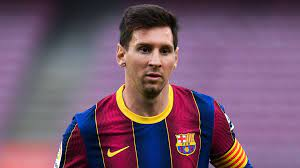
#> input picture 2)Computer_vision/Image processing/3 Image Enhancement using OpenCV/Frequency Domain/1.jpg, 300 x 168 px
$ jupyter execute 'Fourier Transform.ipynb'   (Python 2 division)
#> lines starting #> are read from the running program, lines starting #| are printed output that depends on the picture
# Fourier Transform

# Goal

In this section, we will learn

To find the Fourier Transform of images using OpenCV

To utilize the FFT functions available in Numpy

Some applications of Fourier Transform

We will see following functions : cv2.dft(), cv2.idft() etc

# Theory

# Fourier Transform in Numpy

[cell 1]
import cv2
import numpy as np
from matplotlib import pyplot as plt

[cell 2]
img = cv2.imread('1.jpg',0)
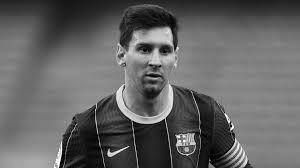
#> img: shape (168, 300); min 0, max 255, mean 99

[cell 3]
plt.imshow(img)

[cell 4]
f = np.fft.fft2(img)
fshift = np.fft.fftshift(f)
magnitude_spectrum = 20*np.log(np.abs(fshift))
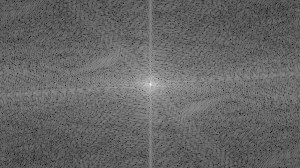
#> magnitude_spectrum: shape (168, 300) float64; min 45.97, max 308.4, mean 151.2; drawn with min black and max white

[cell 5]
plt.subplot(121),plt.imshow(img, cmap = 'gray')
plt.title('Input Image'), plt.xticks([]), plt.yticks([])
plt.subplot(122),plt.imshow(magnitude_spectrum, cmap = 'gray')
plt.title('Magnitude Spectrum'), plt.xticks([]), plt.yticks([])
plt.show()
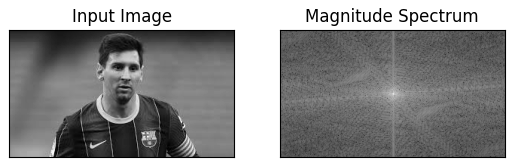
#> figure drawn by matplotlib, 2 panels

[cell 6]
rows, cols = img.shape
#> rows = 168; cols = 300
crow,ccol = rows/2 , cols/2
#> crow = 84; ccol = 150
fshift[crow-30:crow+30, ccol-30:ccol+30] = 0
f_ishift = np.fft.ifftshift(fshift)
img_back = np.fft.ifft2(f_ishift)
img_back = np.abs(img_back)
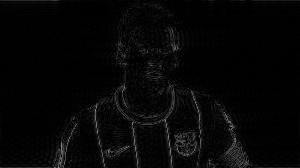
#> img_back: shape (168, 300) float64; min 0.00701, max 144.8, mean 6.7

[cell 7]
plt.subplot(131),plt.imshow(img, cmap = 'gray')
plt.title('Input Image'), plt.xticks([]), plt.yticks([])
plt.subplot(132),plt.imshow(img_back, cmap = 'gray')
plt.title('Image after HPF'), plt.xticks([]), plt.yticks([])
plt.subplot(133),plt.imshow(img_back)
plt.title('Result in JET'), plt.xticks([]), plt.yticks([])

plt.show()
